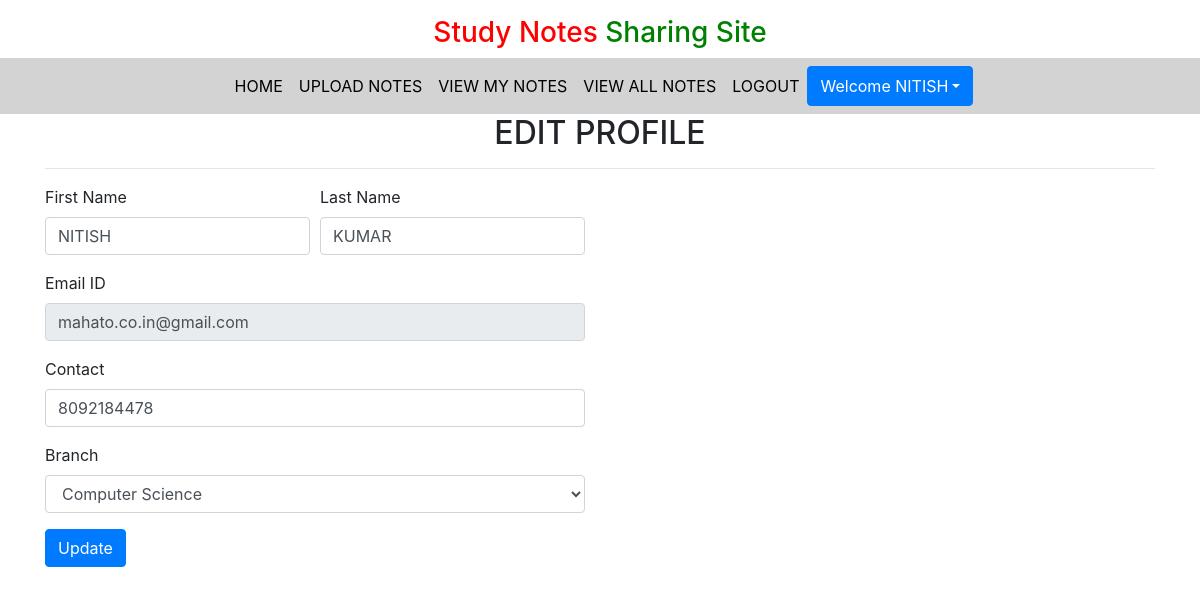
The app's page /edit_profile/ (signed in) with its own data.
### notes/models.py (models this page shows, shortened)
class Signup(models.Model):
    user = models.ForeignKey(User,on_delete=models.CASCADE)
    contact = models.CharField(max_length=10, null=True)
    branch = models.CharField(max_length=30)
    role = models.CharField(max_length=15)

### notes/views.py (the view, shortened to what this page needs)
# urls.py: path('edit_profile/', views.edit_profile, name='edit_profile'),
def edit_profile(request):
    if not request.user.is_authenticated:
        return redirect('login')
    user = User.objects.get(id=request.user.id)
    data = Signup.objects.get(user=user)
    error = False
    d ={'data':data,'user':user, 'error':error}
    return render(request, 'edit_profile.html', d)

### notes/templates/edit_profile.html (shortened to what this page needs)
{% extends 'usernavigation.html' %}
{% load static %}
{% block body %}
<div class="container">
    <h2 class="text-center">EDIT PROFILE</h2>
    <hr>
    <div class="row">
        <div class="col-sm-6">
            <form action="" method="post">
                <div class="form-row">
                    <div class="form-group col-md-6">
                        <label>First Name</label>
                        <input type="text" name="first_name" id="" class="form-control" value="{{data.user.first_name}}">
                    </div>
                    <div class="form-group col-md-6">
                        <label>Last Name</label>
                        <input type="text" name="last_name" id="" class="form-control" value="{{data.user.last_name}}">
                    </div>
                </div>
                <div class="form-row">
                    <div class="form-group col-md-12">
                        <label>Email ID</label>
                        <input type="email" name="email_id" id="" class="form-control" value="{{data.user.username}}" readonly>
                    </div>
                </div>
                <div class="form-row">
                    <div class="form-group col-md-12">
                        <label>Contact</label>
                        <input type="text" name="contact" id="" class="form-control" value="{{data.contact}}">
                    </div>
                </div>
                <div class="form-row">
                    <div class="form-group col-md-12">
                        <label>Branch</label>
                        <select name="branch" id="" class="form-control">
                          <option value="{{data.branch}}">
                              {{data.branch}}
                          </option>
                        </select>
                    </div>
                </div>
                <input type="submit" class="btn btn-primary" value="Update">
            </form>
        </div>
    </div>
{% endblock %}

### notes/templates/usernavigation.html (shortened to what this page needs)
<!DOCTYPE html>
{% load static %}
<html lang="en">
<head>
  <link rel="stylesheet" href="https://maxcdn.bootstrapcdn.com/bootstrap/4.3.1/css/bootstrap.min.css">
  <link rel="stylesheet" href="https://use.fontawesome.com/releases/v5.6.3/css/all.css">
  <link rel="stylesheet" href="{% static 'css/mystyle.css' %}">
</head>
<body>
  <h3 class="text-center mt-3"><span style="color: red;">Study Notes</span><span style="color: green;"> Sharing Site</span></h3>
<nav class="navbar navbar-expand-sm justify-content-center" style="background-color:lightgrey">
<ul class="navbar-nav">
  <li class="navbar-item">
    <a href="{% url 'profile' %}" class="nav-link">HOME</a>
  </li>
  <li class="navbar-item">
    <a href="{% url 'upload_notes' %}" class="nav-link">UPLOAD NOTES</a>
  </li>
  <li class="navbar-item">
    <a href="{% url 'view_mynotes' %}" class="nav-link">VIEW MY NOTES</a>
  </li>
  <li class="navbar-item">
    <a href="{% url 'viewallnotes' %}" class="nav-link">VIEW ALL NOTES</a>
  </li>
  <li class="navbar-item">
    <a href="{% url 'logout' %}" class="nav-link">LOGOUT</a>
  </li>
<div class="btn-group text-center">
    <button type="button" class="btn btn-primary dropdown-toggle" data-toggle="dropdown">Welcome {{request.user.first_name}}</button>
</div>
</ul>
</nav>
<div>
  {% block body %}
  {% endblock %}
</div>
</body>
</html>

### notes/static/css/mystyle.css (style rules this page uses)
.nav-link { color : black }

### records on screen
Signup: first_name "NITISH", last_name "KUMAR", email_id "mahato.co.in@gmail.com", contact "8092184478", branch "Computer Science"

### other values on screen
{{ request.user.first_name }} "NITISH"
